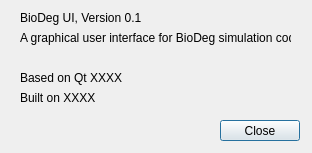
<?xml version="1.0" encoding="UTF-8"?>
<ui version="4.0">
 <class>aboutdialog</class>
 <widget class="QDialog" name="aboutdialog">
  <property name="geometry">
   <rect>
    <x>0</x>
    <y>0</y>
    <width>312</width>
    <height>153</height>
   </rect>
  </property>
  <property name="windowTitle">
   <string>About BioDeg UI</string>
  </property>
  <widget class="QLabel" name="label_2">
   <property name="geometry">
    <rect>
     <x>20</x>
     <y>10</y>
     <width>191</width>
     <height>16</height>
    </rect>
   </property>
   <property name="text">
    <string>BioDeg UI, Version 0.1</string>
   </property>
  </widget>
  <widget class="QPushButton" name="closeButton">
   <property name="geometry">
    <rect>
     <x>220</x>
     <y>120</y>
     <width>80</width>
     <height>21</height>
    </rect>
   </property>
   <property name="text">
    <string>Close</string>
   </property>
  </widget>
  <widget class="QLabel" name="label_3">
   <property name="geometry">
    <rect>
     <x>20</x>
     <y>70</y>
     <width>231</width>
     <height>16</height>
    </rect>
   </property>
   <property name="text">
    <string>Based on Qt XXXX</string>
   </property>
  </widget>
  <widget class="QLabel" name="label_4">
   <property name="geometry">
    <rect>
     <x>20</x>
     <y>90</y>
     <width>231</width>
     <height>16</height>
    </rect>
   </property>
   <property name="text">
    <string>Built on XXXX</string>
   </property>
  </widget>
  <widget class="QLabel" name="label">
   <property name="geometry">
    <rect>
     <x>20</x>
     <y>30</y>
     <width>271</width>
     <height>16</height>
    </rect>
   </property>
   <property name="text">
    <string>A graphical user interface for BioDeg simulation code</string>
   </property>
  </widget>
 </widget>
 <resources/>
 <connections>
  <connection>
   <sender>closeButton</sender>
   <signal>clicked()</signal>
   <receiver>aboutdialog</receiver>
   <slot>close()</slot>
   <hints>
    <hint type="sourcelabel">
     <x>259</x>
     <y>130</y>
    </hint>
    <hint type="destinationlabel">
     <x>155</x>
     <y>76</y>
    </hint>
   </hints>
  </connection>
 </connections>
</ui>
